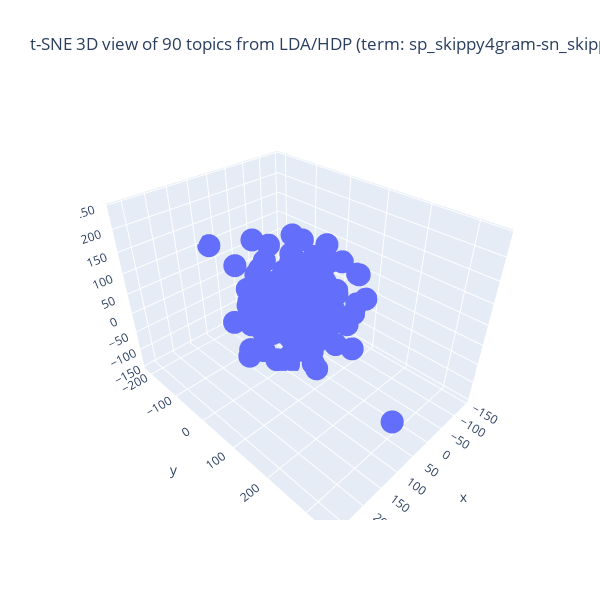

This figure's notebook cell:
### Code cell
## Plotlyを使って tSNE の結果の可視化 (3D)
import numpy as np
import plotly.graph_objects as go
## 図の大きさを決める
X = pair_top_tsne_3d_fitted[:,0] # 次元 1
Y = pair_top_tsne_3d_fitted[:,1] # 次元 2
Z = pair_top_tsne_3d_fitted[:,2] # 次元 3
fig = go.Figure(data = [go.Scatter3d(x = X, y = Y, z = Z, mode = 'markers')])
## 3D 散布図にラベルを追加する処理は未実装
fig.update_layout(autosize = False, width = 600, height = 600,
                 title = f"t-SNE 3D view of {n_topics} topics from LDA/HDP (term: {sp_term_type}-{sn_term_type}")
fig.show()
